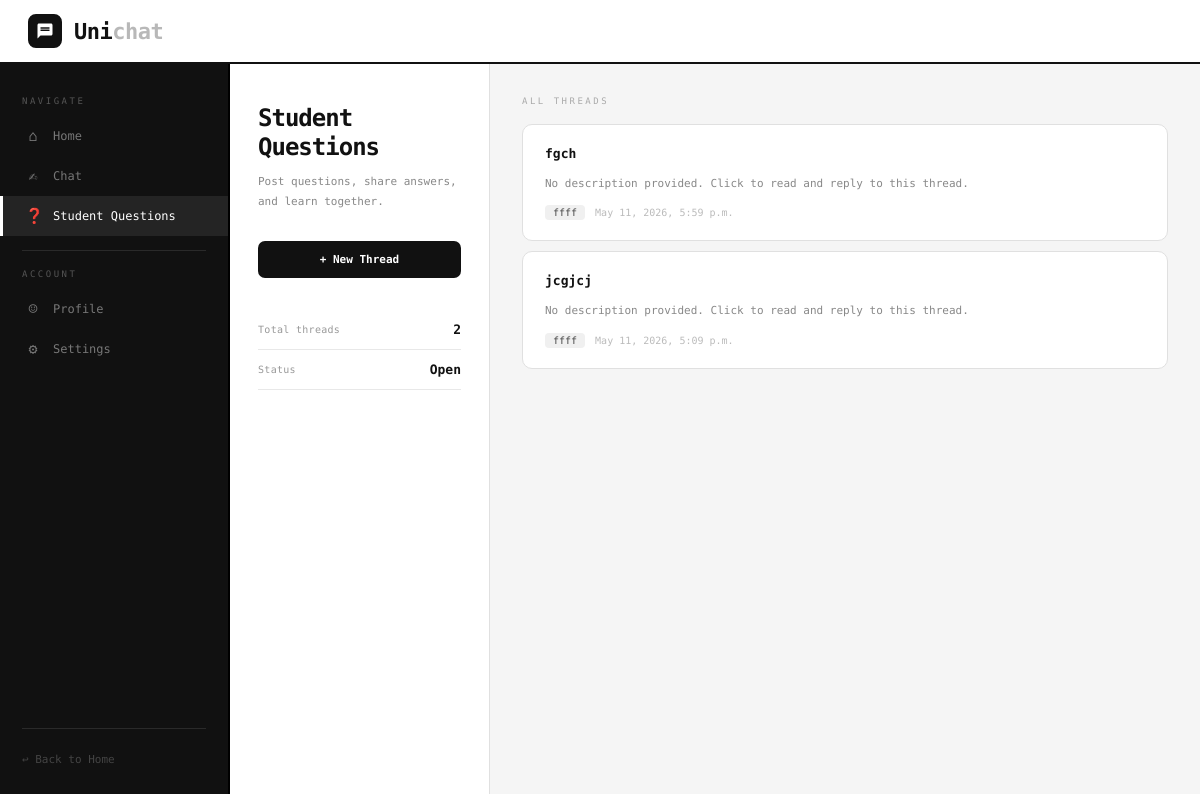
The app's page /studentquestions/ (signed in), older data.
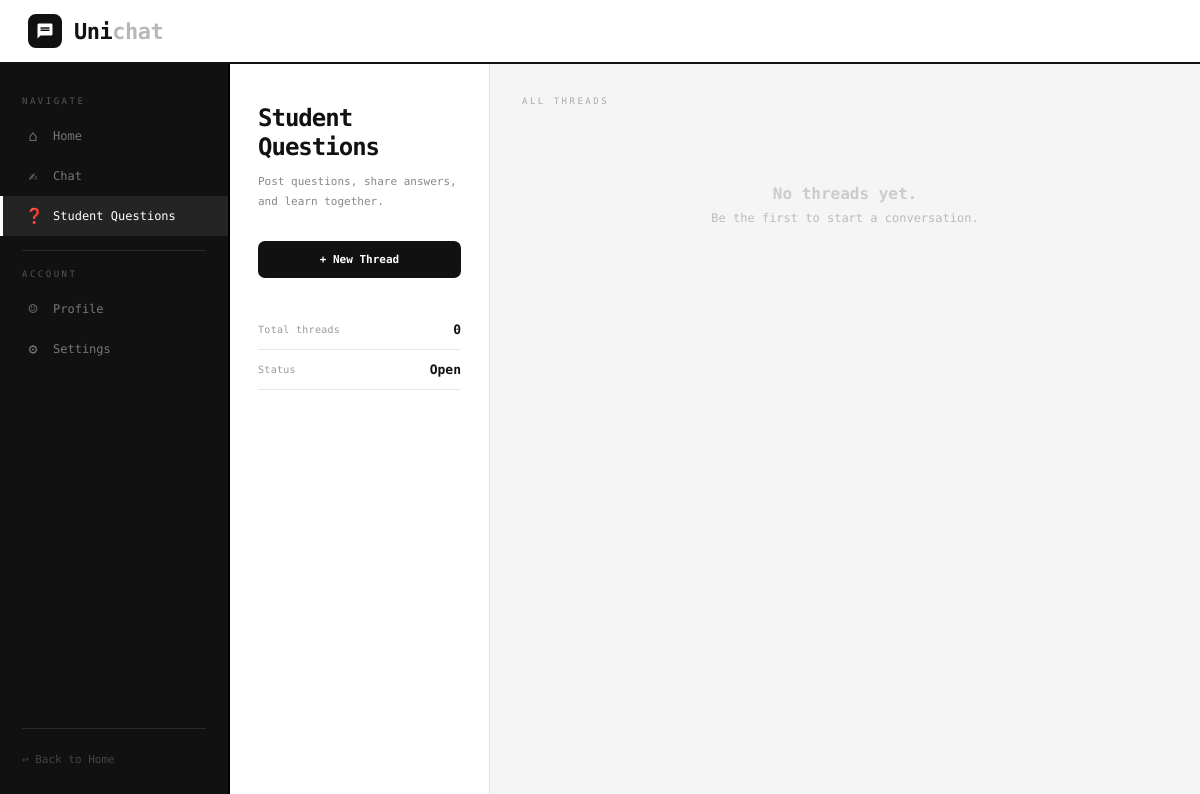
The same page, newer data.
### unichat/models.py (models this page shows, shortened)
class Thread(models.Model):
	title = models.CharField(max_length=200)
	created_by = models.ForeignKey(User,on_delete=models.CASCADE)
	created_at = models.DateTimeField(auto_now_add=True)

### unichat/views.py (the view)
# urls.py: path('studentquestions/', views.thrd_list, name ='studentquestions' ),
@login_required
def thrd_list(request):
    threads = Thread.objects.order_by('-created_at')
    return render(request, 'studquest.html', {'threads': threads})

### unichat/templates/studquest.html (shortened to what this page needs)
{% load static %}
<!DOCTYPE html>
<html lang="en">
<head>
    <link rel="stylesheet" href="{% static 'Studqueststyles.css' %}">
</head>
<body>
    <nav class="topbar">
        <a href="/" class="logo-wrap">
            <div class="logo-mark">
                <svg viewBox="0 0 24 24" xmlns="http://www.w3.org/2000/svg">
                    <path d="M20 2H4C2.9 2 2 2.9 2 4v18l4-4h14c1.1 0 2-.9 2-2V4c0-1.1-.9-2-2-2zm-2 10H6V10h12v2zm0-3H6V7h12v2z"/>
                </svg>
            </div>
            <span class="logo-name">Uni<span>chat</span></span>
        </a>
    </nav>
    <div class="layout">
        <nav class="sidenav">
            <span class="sidenav-section-label">Navigate</span>
            <a href="/">
                <span class="sidenav-icon">&#8962;</span>
                Home
            </a>
            <a href="/chat">
                <span class="sidenav-icon">&#9997;</span>
                Chat
            </a>
            <a href="/studentquestions" class="active">
                <span class="sidenav-icon">&#10067;</span>
                Student Questions
            </a>
            <div class="sidenav-divider"></div>
            <span class="sidenav-section-label">Account</span>
            <a href="{% url 'profile' %}">
                <span class="sidenav-icon">&#9786;</span>
                Profile
            </a>
            <a href="/settings">
                <span class="sidenav-icon">&#9881;</span>
                Settings
            </a>
            <div class="sidenav-footer">
                <div class="sidenav-divider"></div>
                <a href="/">&#8617; Back to Home</a>
            </div>
        </nav>
        <div class="main">
            <div class="info-panel">
                <h1>Student Questions</h1>
                <p class="subtitle">
                    Post questions, share answers,<br>and learn together.
                </p>
                <button class="btn-new">
                    <a href="{% url 'threadcreate' %}">+ New Thread</a>
                </button>
                <div class="info-stats">
                    <div class="stat-row">
                        <span class="stat-label">Total threads</span>
                        <span class="stat-value">{{ threads|length }}</span>
                    </div>
                    <div class="stat-row">
                        <span class="stat-label">Status</span>
                        <span class="stat-value">Open</span>
                    </div>
                </div>
            </div>
            <div class="threads-panel">
                <div class="threads-header">
                    <span class="section-label">All Threads</span>
                </div>
                <div class="thread-list">
                    {% for thread in threads %}
                    <div class="thread-card"
                         data-url="{% url 'threaddetail' thread.pk %}"
                         onclick="window.location=this.dataset.url">
                        <div class="thread-card-top">
                            <a class="thread-title" href="{% url 'threaddetail' thread.pk %}">
                                {{ thread.title }}
                            </a>
                        </div>
                        <p class="thread-desc">
                            {{ thread.description|default:"No description provided. Click to read and reply to this thread." }}
                        </p>
                        <div class="thread-meta">
                            <span class="thread-author">{{ thread.created_by }}</span>
                            <span class="thread-date">{{ thread.created_at }}</span>
                        </div>
                    </div>
                    {% empty %}
                    <div class="empty-state">
                        <strong>No threads yet.</strong>
                        Be the first to start a conversation.
                    </div>
                    {% endfor %}
                </div>
            </div>
        </div>
    </div>
</body>
</html>

Row changes from the older to the newer data that the page shows:
removed Thread: title "fgch", description "No description provided. Click to read and reply to this thread.", created_by "ffff", created_at "May 11, 2026, 5:59 p.m."
removed Thread: title "jcgjcj", description "No description provided. Click to read and reply to this thread.", created_by "ffff", created_at "May 11, 2026, 5:09 p.m."
Text that changed along with them:
{{ threads|length }}: "2" → "0"
text now shown: "No threads yet. Be the first to start a conversation."
